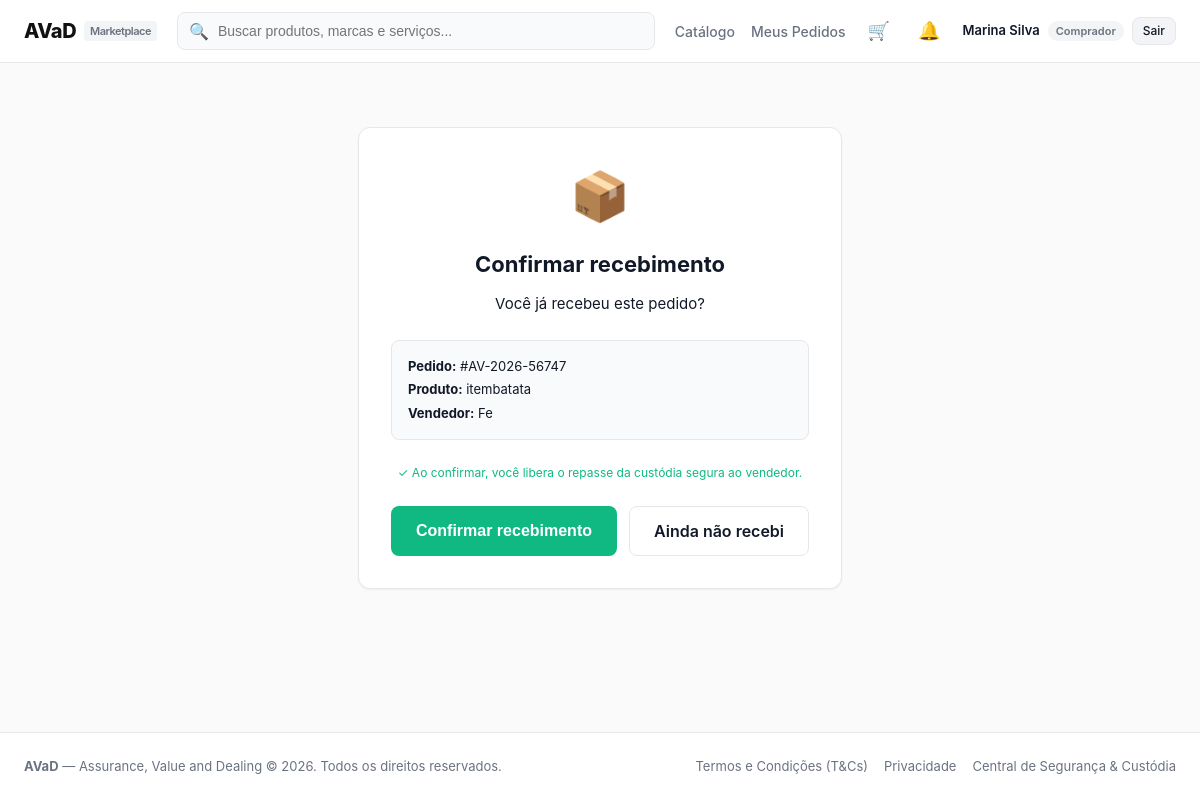
The page /orders/confirm-receipt/12/ (signed in) on the database as committed earlier.
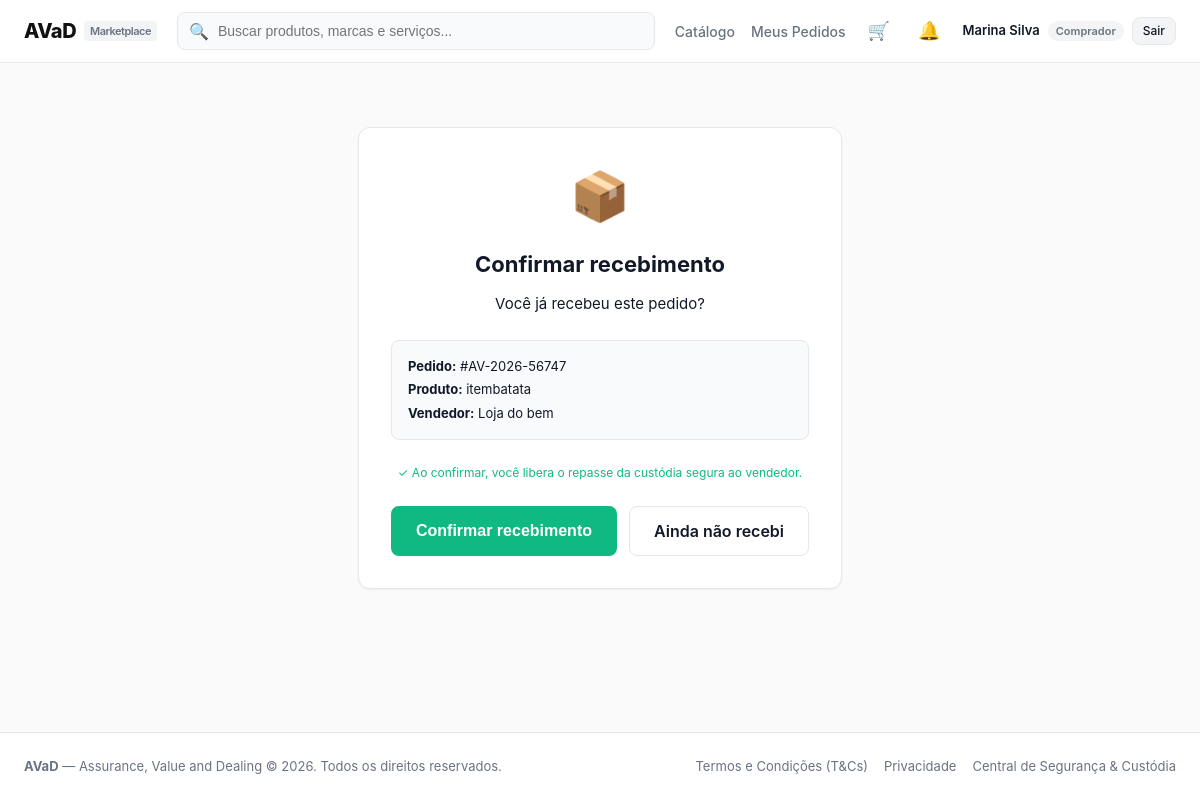
The same page on the database as committed later.
### orders/models.py (models this page shows, shortened)
class Order(models.Model):
    codigo = models.CharField(max_length=20, unique=True, default=generate_order_code)
    comprador = models.ForeignKey(User, on_delete=models.CASCADE, related_name='compras')
    vendedor = models.ForeignKey(User, on_delete=models.CASCADE, related_name='vendas')
    produto = models.ForeignKey('catalog.Product', on_delete=models.CASCADE)
    quantidade = models.PositiveIntegerField(default=1)
    preco_unitario = models.DecimalField(max_digits=10, decimal_places=2)
    valor_frete = models.DecimalField(max_digits=10, decimal_places=2, default=0)
    metodo_frete = models.CharField(max_length=20, choices=METODO_FRETE_CHOICES, default='pac')
    prazo_dias = models.PositiveIntegerField(default=7)
    valor_total = models.DecimalField(max_digits=10, decimal_places=2)
    forma_pagamento = models.CharField(max_length=20, choices=FORMA_PAGAMENTO_CHOICES, default='cartao')
    parcelas = models.PositiveIntegerField(default=1)
    cep_entrega = models.CharField(max_length=10, blank=True)
    endereco_entrega = models.TextField(blank=True)
    codigo_rastreio = models.CharField(max_length=20, blank=True, default='')
    status = models.CharField(max_length=30, choices=STATUS_CHOICES, default='aguardando_pagamento')
    recebimento_confirmado = models.BooleanField(default=False)
    entregue_em = models.DateTimeField(null=True, blank=True)  # quando o pedido passou a 'entregue'
    criado_em = models.DateTimeField(auto_now_add=True)
    class Meta:
        ordering = ['-criado_em']

### accounts/models.py (models this page shows, shortened)
class UserProfile(models.Model):
    user = models.OneToOneField(User, on_delete=models.CASCADE, related_name='profile')
    nome = models.CharField(max_length=16)
    data_nascimento = models.DateField()
    cpf = models.CharField(max_length=14, unique=True)
    cnpj = models.CharField(max_length=18, blank=True, null=True, unique=True)
    tem_cnpj = models.BooleanField(default=False)
    email_verificado = models.BooleanField(default=False)
    is_mediador = models.BooleanField(default=False)
    conta_bancaria_bloqueada = models.BooleanField(default=False)
    suspenso = models.BooleanField(default=False)
    token_verificacao = models.CharField(max_length=64, blank=True, null=True)
    nome_loja = models.CharField(max_length=64, blank=True, null=True)  # nome público como vendedor
    meta_mensal = models.DecimalField(max_digits=12, decimal_places=2, default=Decimal('25000.00'),
                                      validators=[MinValueValidator(Decimal('1.00'))])

### catalog/models.py (models this page shows, shortened)
class Product(models.Model):
    vendedor = models.ForeignKey(User, on_delete=models.CASCADE, related_name='products')
    titulo = models.CharField(max_length=200)
    categoria = models.CharField(max_length=50, choices=CATEGORIAS)
    descricao = models.TextField()
    caracteristicas = models.TextField(blank=True, help_text='Uma característica por linha')
    preco = models.DecimalField(max_digits=10, decimal_places=2)
    estoque = models.PositiveIntegerField(default=0)
    imagem = models.ImageField(upload_to='products/', blank=True, null=True)
    frete_gratis = models.BooleanField(default=False)
    ativo = models.BooleanField(default=True)
    removido = models.BooleanField(default=False)  # anúncio removido pelo vendedor (some da loja e da lista)
    criado_em = models.DateTimeField(auto_now_add=True)
    class Meta:
        ordering = ['-criado_em']

### orders/views.py (the view, shortened to what this page needs)
# urls.py: path('confirm-receipt/<int:order_id>/', views.confirm_receipt_view, name='confirm_receipt'),
@login_required
def confirm_receipt_view(request, order_id):
    order = get_object_or_404(Order, pk=order_id)
    if order.comprador != request.user:
        messages.error(request, 'Apenas o comprador pode confirmar o recebimento.')
        return redirect('orders:my_orders')
    if order.recebimento_confirmado:
        messages.info(request, 'O recebimento deste pedido já foi confirmado.')
        return redirect('orders:tracking', order_id=order.id)
    return render(request, 'orders/confirm_receipt_modal.html', {'order': order})

### accounts/roles.py (called while the page is built)
def tipo_usuario(request):
    if not request.user.is_authenticated:
        return None
    tipo = request.session.get('tipo_usuario')
    return tipo if tipo in TIPOS else COMPRADOR

### notifications/context_processors.py (called while the page is built)
def notificacoes(request):
    user = getattr(request, 'user', None)
    if user is None or not user.is_authenticated:
        return {'notif_count': 0}
    total = Notification.objects.filter(
        usuario=user, tipo_usuario=tipo_usuario(request), lida=False
    ).count()
    return {'notif_count': total}

### orders/cart.py (called while the page is built)
    def _qs(self):
        return CartItem.objects.filter(usuario=self.user)

    def count(self):
        total = self._qs().filter(produto__ativo=True).aggregate(t=Sum('quantidade'))['t']
        return total or 0

### orders/context_processors.py (called while the page is built)
def cart_count(request):
    user = getattr(request, 'user', None)
    if user is None or not user.is_authenticated:
        return {'cart_count': 0}
    return {'cart_count': Cart(request).count()}

### templates/orders/confirm_receipt_modal.html (shortened to what this page needs)
{% extends "base.html" %}
{% block content %}
<div class="form-card" style="text-align: center; max-width: 520px;">
  <div style="font-size: 48px; margin-bottom: 16px;">📦</div>
  <h1 style="font-size: 22px; font-weight: 700; margin-bottom: 12px;">Confirmar recebimento</h1>
  <p style="font-size: 15px; color: var(--text-main); margin-bottom: 24px;">
    Você já recebeu este pedido?
  </p>
  <div style="background: #F9FAFB; border: 1px solid var(--border-color); border-radius: var(--radius-md); padding: 16px; margin-bottom: 24px; text-align: left; font-size: 13px;">
    <div><strong>Pedido:</strong> {{ order.codigo }}</div>
    <div style="margin: 4px 0;"><strong>Produto:</strong> {{ order.produto.titulo }}</div>
    <div><strong>Vendedor:</strong> {{ order.vendedor.profile.nome_loja|default:order.vendedor.profile.nome }}</div>
  </div>
  <div style="font-size: 12px; color: #10B981; margin-bottom: 24px;">
    ✓ Ao confirmar, você libera o repasse da custódia segura ao vendedor.
  </div>
  <form method="post">
    <div style="display: flex; gap: 12px;">
      <button type="submit" class="btn btn-success btn-lg" style="flex: 1;">
        Confirmar recebimento
      </button>
      <a href="{% url 'orders:my_orders' %}" class="btn btn-outline btn-lg">
        Ainda não recebi
      </a>
    </div>
  </form>
</div>
{% endblock %}

Rows that differ between the two databases and show on the page:
changed through a linked row, Order "itembatata": vendedor.profile.nome_loja "Fe" → "Loja do bem"
